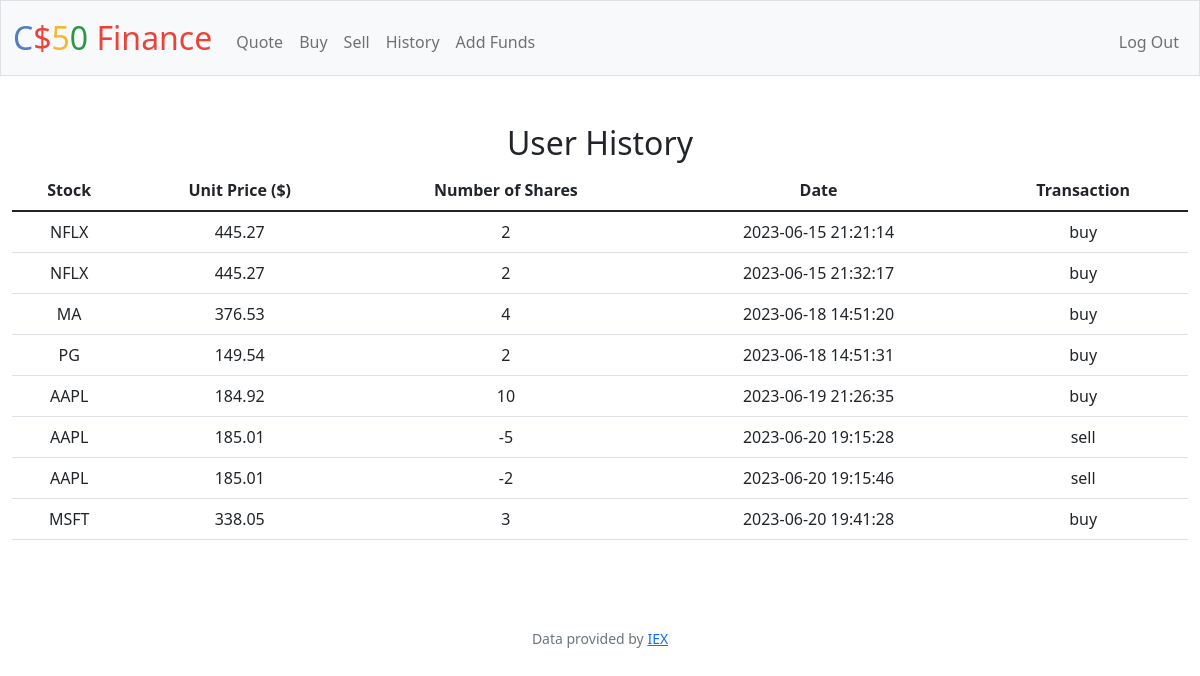
Screenshot of /history (signed in) with the database file from the repository.
### tables this page shows
CREATE TABLE history (
purchase_id INTEGER PRIMARY KEY AUTOINCREMENT NOT NULL,
user_id ITNEGER NOT NULL,
stock_id TEXT NOT NULL,
shares INTEGER NOT NULL,
unit_price NUMERIC NOT NULL,
ttl_price NUMERIC NOT NULL,
tstamp TEXT NOT NULL
, 'tran' TEXT NOT NULL DEFAULT 'buy');

### app.py (the view)
@app.route("/history")
@login_required
def history():
    history = db.execute("SELECT stock_id,unit_price,shares,tstamp,tran FROM history WHERE user_id = ?", session["user_id"])
    return render_template("history.html",history=history)

### app.py (called while the page is built)
@app.after_request
def after_request(response):
    response.headers["Cache-Control"] = "no-cache, no-store, must-revalidate"
    response.headers["Expires"] = 0
    response.headers["Pragma"] = "no-cache"
    return response

### helpers.py (called while the page is built)
def login_required(f):
    @wraps(f)
    def decorated_function(*args, **kwargs):
        if session.get("user_id") is None:
            return redirect("/login")
        return f(*args, **kwargs)
    return decorated_function

### templates/history.html (shortened to what this page needs)
{% extends "layout.html" %}
{% block main %}
<h2>User History</h2>
<table class ='table'>
    <thead>
        <tr>
            <th>Stock</th>
            <th>Unit Price ($)</th>
            <th>Number of Shares</th>
            <th>Date</th>
            <th>Transaction</th>
        </tr>
    </thead>
    <tbody>
        {%for row in history%}
            <tr>
                <td>{{row.stock_id}}</td>
                <td>{{row.unit_price}}</td>
                <td>{{row.shares}}</td>
                <td>{{row.tstamp}}</td>
                <td>{{row.tran}}</td>
            </tr>
        {%endfor%}
    </tbody>
</table>
<br>
{% endblock %}

### templates/layout.html (shortened to what this page needs)
<!DOCTYPE html>
<html lang="en">
    <head>
        <link href="https://cdn.jsdelivr.net/npm/bootstrap@5.1.3/dist/css/bootstrap.min.css" rel="stylesheet">
        <link href="/static/styles.css" rel="stylesheet">
    </head>
    <body>
        <nav class="bg-light border navbar navbar-expand-md navbar-light">
            <div class="container-fluid">
                <a class="navbar-brand" href="/"><span class="blue">C</span><span class="red">$</span><span class="yellow">5</span><span class="green">0</span> <span class="red">Finance</span></a>
                <div class="collapse navbar-collapse" id="navbar">
                    {% if session["user_id"] %}
                        <ul class="navbar-nav me-auto mt-2">
                            <li class="nav-item"><a class="nav-link" href="/quote">Quote</a></li>
                            <li class="nav-item"><a class="nav-link" href="/buy">Buy</a></li>
                            <li class="nav-item"><a class="nav-link" href="/sell">Sell</a></li>
                            <li class="nav-item"><a class="nav-link" href="/history">History</a></li>
                            <li class="nav-item"><a class="nav-link" href="/add">Add Funds</a></li>
                        </ul>
                        <ul class="navbar-nav ms-auto mt-2">
                            <li class="nav-item"><a class="nav-link" href="/logout">Log Out</a></li>
                        </ul>
                    {% else %}
                        <ul class="navbar-nav ms-auto mt-2">
                            <li class="nav-item"><a class="nav-link" href="/register">Register</a></li>
                            <li class="nav-item"><a class="nav-link" href="/login">Log In</a></li>
                        </ul>
                    {% endif %}
                </div>
            </div>
        </nav>
        <main class="container-fluid py-5 text-center">
            {% block main %}{% endblock %}
        </main>
        <footer class="mb-5 small text-center text-muted">
            Data provided by <a href="https://iexcloud.io/">IEX</a>
        </footer>
    </body>
</html>

### static/styles.css (style rules this page uses)
nav .navbar-brand { font-size: xx-large; }
nav .navbar-brand .blue { color: #537fbe; }
nav .navbar-brand .red { color: #ea433b; }
nav .navbar-brand .yellow { color: #f5b82e; }
nav .navbar-brand .green { color: #2e944b; }

### rows the page displays
history: stock_id "NFLX", unit_price "445.27", shares "2", tstamp "2023-06-15 21:21:14", tran "buy"
history: stock_id "NFLX", unit_price "445.27", shares "2", tstamp "2023-06-15 21:32:17", tran "buy"
history: stock_id "MA", unit_price "376.53", shares "4", tstamp "2023-06-18 14:51:20", tran "buy"
history: stock_id "PG", unit_price "149.54", shares "2", tstamp "2023-06-18 14:51:31", tran "buy"
history: stock_id "AAPL", unit_price "184.92", shares "10", tstamp "2023-06-19 21:26:35", tran "buy"
history: stock_id "AAPL", unit_price "185.01", shares "-5", tstamp "2023-06-20 19:15:28", tran "sell"
history: stock_id "AAPL", unit_price "185.01", shares "-2", tstamp "2023-06-20 19:15:46", tran "sell"
history: stock_id "MSFT", unit_price "338.05", shares "3", tstamp "2023-06-20 19:41:28", tran "buy"
